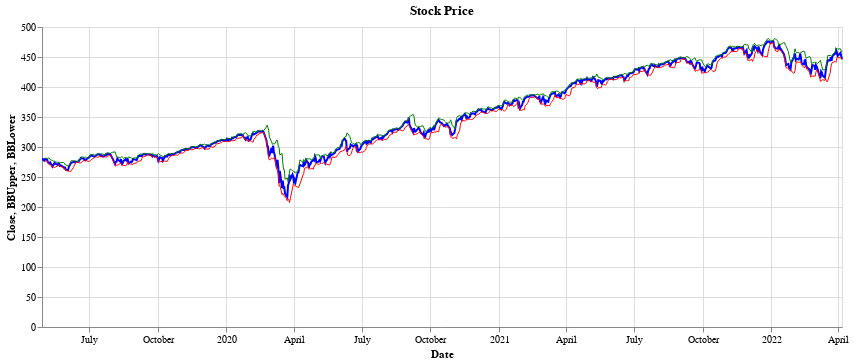

Write notebook code for a chart like this one.
### Code cell
Stock_Chart

### Figure 1 — Vega-Lite specification as saved in the notebook (floating-point values rounded to 4 significant figures; data arrays with more than 128 entries replaced by an {"elided": "..."} marker saying what was removed)
{"config": {"view": {"continuousWidth": 400, "continuousHeight": 300}}, "layer": [{"mark": {"type": "line", "color": "blue"}, "encoding": {"tooltip": [{"field": "date", "format": "%m/%d", "type": "temporal"}, {"field": "Close", "format": ",.2f", "type": "quantitative"}, {"field": "BBUpper", "format": ",.2f", "type": "quantitative"}, {"field": "BBLower", "format": ",.2f", "type": "quantitative"}], "x": {"field": "Date", "type": "temporal"}, "y": {"field": "Close", "type": "quantitative"}}, "height": 300, "title": "Stock Price", "width": 800}, {"mark": {"type": "line", "color": "green", "size": 1}, "encoding": {"x": {"field": "Date", "type": "temporal"}, "y": {"field": "BBUpper", "type": "quantitative"}}}, {"mark": {"type": "line", "color": "red", "size": 1}, "encoding": {"x": {"field": "Date", "type": "temporal"}, "y": {"field": "BBLower", "type": "quantitative"}}}], "data": {"name": "data-046fe9040f37834cefc24729683a3da8"}, "$schema": "https://vega.github.io/schema/vega-lite/v4.17.0.json", "datasets": {"data-046fe9040f37834cefc24729683a3da8": {"elided": "743 records"}}}
